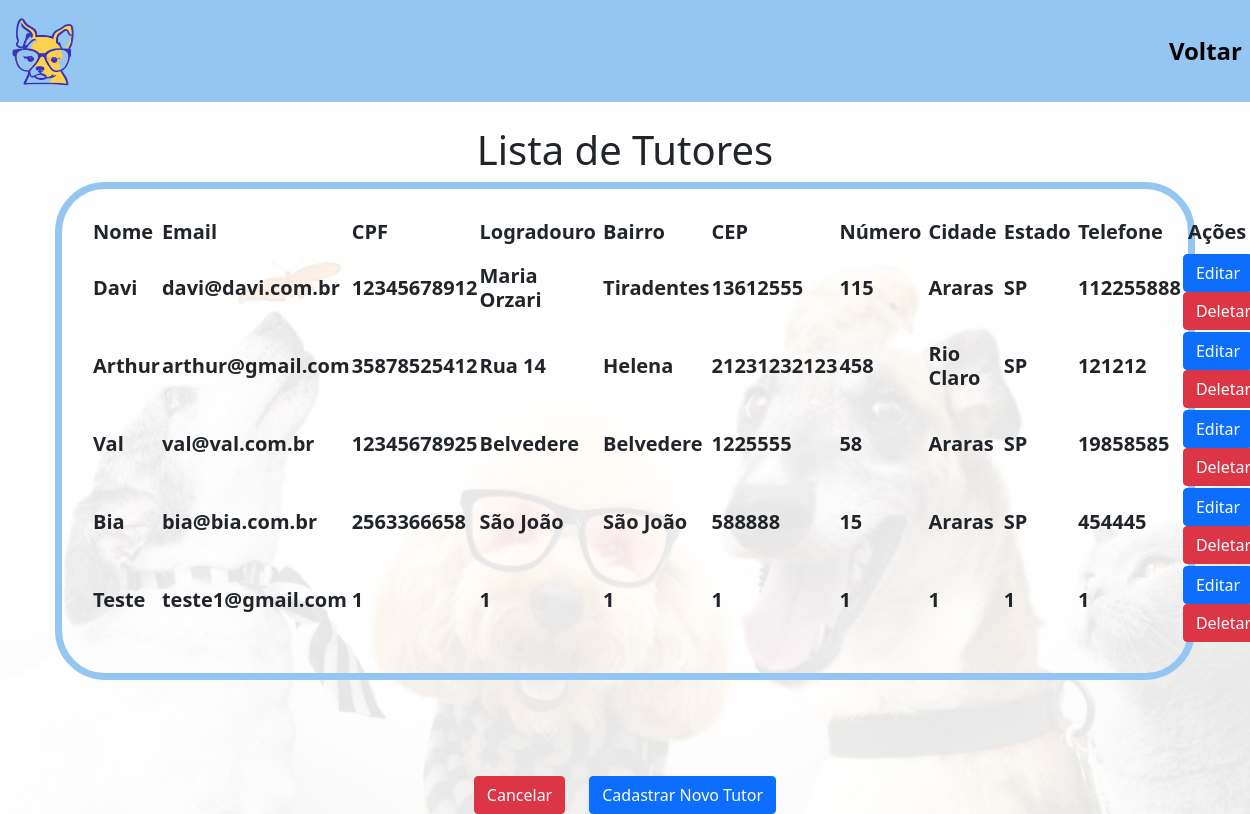
The page /atualizacaoTutor/ on the database its author committed.
### Aplicativo/models.py (models this page shows)
class cadastroTutorModel(models.Model):
    nometutor = models.CharField(max_length=255)
    email = models.CharField(max_length=255)
    logradouro = models.CharField(max_length=255)
    bairro = models.CharField(max_length=100)
    cep = models.CharField(max_length=255)
    numero = models.CharField(max_length=10)
    cidade = models.CharField('cidade',max_length=100, default = 'cidade')
    estado = models.CharField(max_length=3)
    telefone = models.CharField(max_length=15)
    password= models.CharField('password', max_length=20, default="passord")
    cpf= models.CharField('cpf',max_length=11,default='cpf')

### Aplicativo/views.py (the view)
# urls.py: path('atualizacaoTutor/', views.atualizacaoTutor, name='atualizacaoTutor'),
def atualizacaoTutor(request):
    tutores = cadastroTutorModel.objects.all()
    return render(request, 'atualizacaoTutor.html', {'tutor': tutores})

### Aplicativo/templates/atualizacaoTutor.html (shortened to what this page needs)
<!DOCTYPE html>
<html lang="en">
<head>
    {% load static %}
    <link rel="stylesheet" type="text/css" href="{% static 'css/index.css' %}">
    <link rel="stylesheet" type="text/css" href="{% static 'css/editar.css' %}">
    <link href="https://cdn.jsdelivr.net/npm/bootstrap@5.0.2/dist/css/bootstrap.min.css" rel="stylesheet"
>
</head>
<body>
    <nav class="navbar navbar-expand-lg custom-bg">
        <div class="collapse navbar-collapse" id="navbarNav">
            <ul class="navbar-nav">
                <li class="nav-item">
                    <a class="nav-link active left-link" aria-current="page" href="{% url 'index' %}">
                        <img src='{% static "Aplicativo/media/logo.png"%}' class="img">
                    </a>
                </li>
            </ul>
            <ul class="navbar-nav ms-auto">
                <li class="nav-item">
                    <a class="nav-link" href="{% url 'dashatualizacao' %}">Voltar</a>
                </li>
            </ul>
        </div>
    </nav><br>
    <div class="background-img">
        <h1 class="text-center">Lista de Tutores</h1>
        <div class="container">
            <table>
                <thead>
                    <tr>
                        <th><h5><b>Nome&nbsp;</b></h5></th>
                        <th><h5><b>Email&nbsp;</b></h5></th>
                        <th><h5><b>CPF&nbsp;</b></h5></th>
                        <th><h5><b>Logradouro&nbsp;</b></h5></th>
                        <th><h5><b>Bairro&nbsp;</b></h5></th>
                        <th><h5><b>CEP&nbsp;</b></h5></th>
                        <th><h5><b>Número&nbsp;</b></h5></th>
                        <th><h5><b>Cidade&nbsp;</b></h5></th>
                        <th><h5><b>Estado&nbsp;</b></h5></th>
                        <th><h5><b>Telefone&nbsp;</b></h5></th>
                        <th><h5><b>&nbsp;Ações</b></h5></th>
                    </tr>
                </thead>
                <tbody>
                    {% for tutor in tutor %}
                    <tr>
                        <td><h5><b>{{ tutor.nometutor }}</b></h5></td>
                        <td><h5><b>{{ tutor.email }}</b></h5></td>
                        <td><h5><b>{{ tutor.cpf }}</b></h5></td>
                        <td><h5><b>{{ tutor.logradouro }}</b></h5></td>
                        <td><h5><b>{{ tutor.bairro }}</b></h5></td>
                        <td><h5><b>{{ tutor.cep }}</b></h5></td>
                        <td><h5><b>{{ tutor.numero }}</b></h5></td>
                        <td><h5><b>{{ tutor.cidade }}</b></h5></td>
                        <td><h5><b>{{ tutor.estado }}</b></h5></td>
                        <td><h5><b>{{ tutor.telefone }}</b></h5></td>
                        <td>
                            <a href="/updateTutor/{{ tutor.id }}" class="btn btn-primary">Editar</a>
                            <a href="/deleteTutor/{{ tutor.id }}" class="btn btn-danger">Deletar</a>
                        </td>
                    </tr>
                    {% endfor %}
                </tbody>
            </table>
        </div>
        <br><br><br><br>
        <div class="row justify-content-center">
            <div class="col-auto">
                <a href="{% url 'home' %}" class="btn btn-danger">Cancelar</a>
            </div>
            <div class="col-auto">
                <a href="{% url 'cadastroTutor' %}" class="btn btn-primary">Cadastrar Novo Tutor</a>
            </div>
        </div>
    </div>
</html>

### Aplicativo/static/css/index.css (style rules this page uses)
.custom-bg { background-color: #95C6F2; }
.navbar-nav .nav-link { color: black; font-size: 24px; font-weight: bold; }

### Aplicativo/static/css/editar.css (style rules this page uses)
body { background-image: url('../Aplicativo/media/fundo_opaco.png'); background-size: cover; background-repeat: no-repeat; background-attachment: fixed; }

### Aplicativo/templates/atualizacaoTutor.html (style rules this page uses)
.container { border: 7px solid #95C6F2; border-radius: 50px; padding: 30px; width: fit-content; }
.img { width: 70px; height: 70px; }

### rows shown on the page
cadastroTutorModel: nometutor "Davi", email "davi@davi.com.br", cpf "12345678912", logradouro "Maria Orzari", bairro "Tiradentes", cep "13612555", numero "115", cidade "Araras", estado "SP", telefone "112255888"
cadastroTutorModel: nometutor "Arthur", email "arthur@gmail.com", cpf "35878525412", logradouro "Rua 14", bairro "Helena", cep "21231232123", numero "458", cidade "Rio Claro", estado "SP", telefone "121212"
cadastroTutorModel: nometutor "Val", email "val@val.com.br", cpf "12345678925", logradouro "Belvedere", bairro "Belvedere", cep "1225555", numero "58", cidade "Araras", estado "SP", telefone "19858585"
cadastroTutorModel: nometutor "Bia", email "bia@bia.com.br", cpf "2563366658", logradouro "São João", bairro "São João", cep "588888", numero "15", cidade "Araras", estado "SP", telefone "454445"
cadastroTutorModel: nometutor "Teste", email "teste1@gmail.com", cpf "1", logradouro "1", bairro "1", cep "1", numero "1", cidade "1", estado "1", telefone "1"
